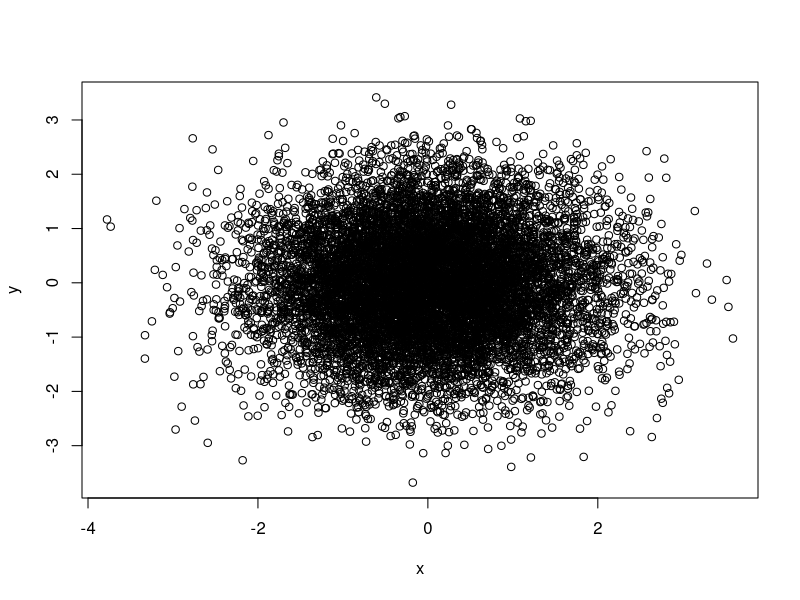
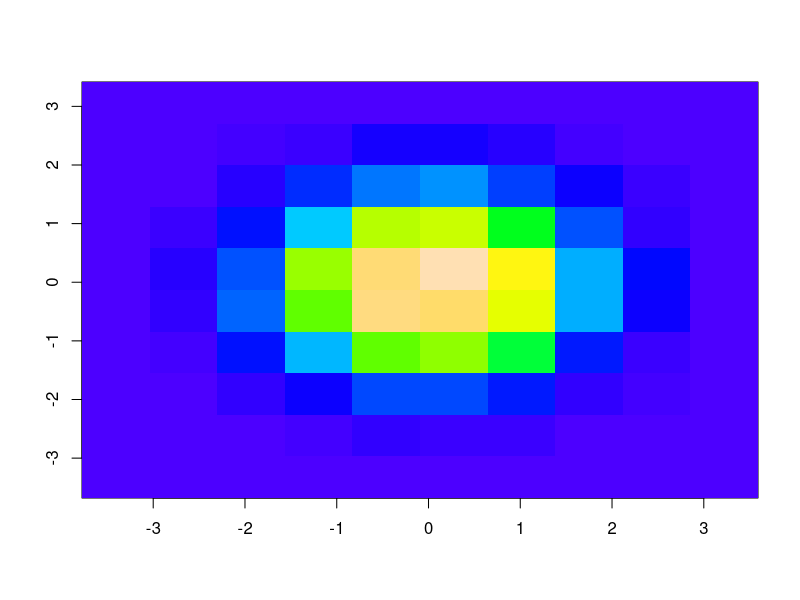
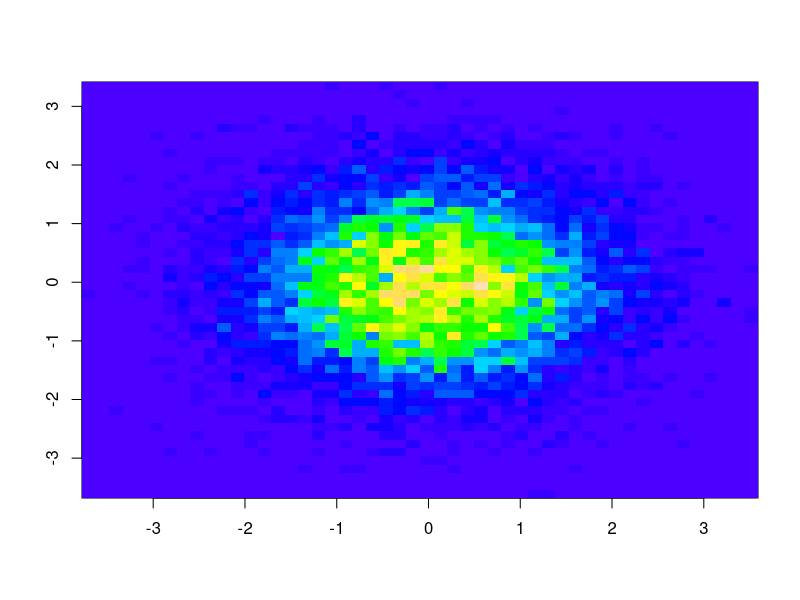
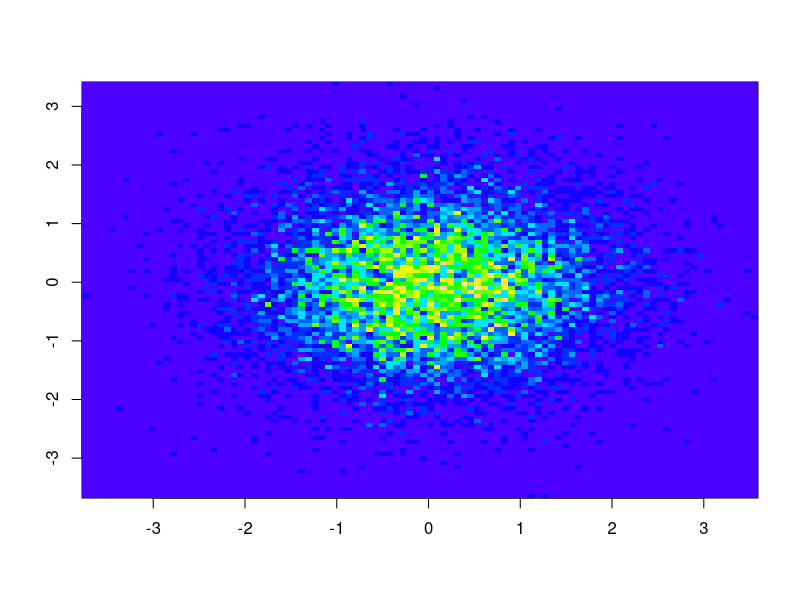
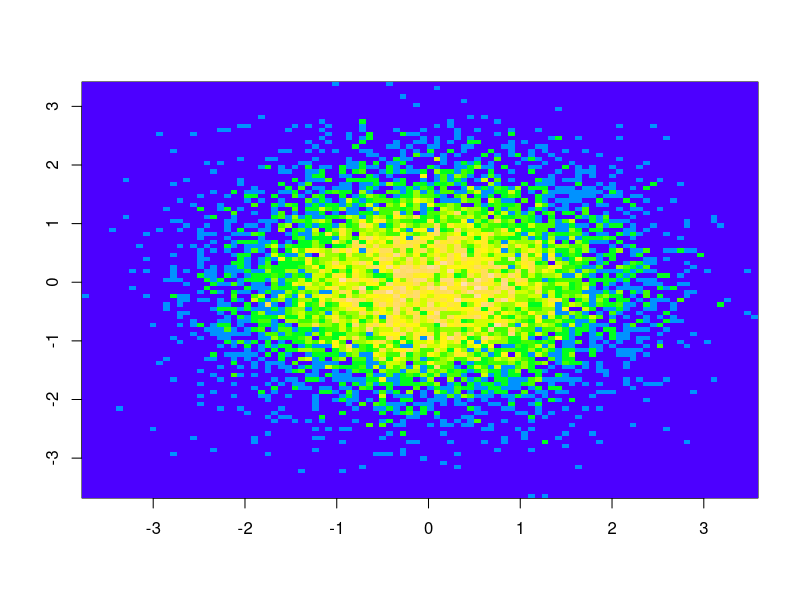
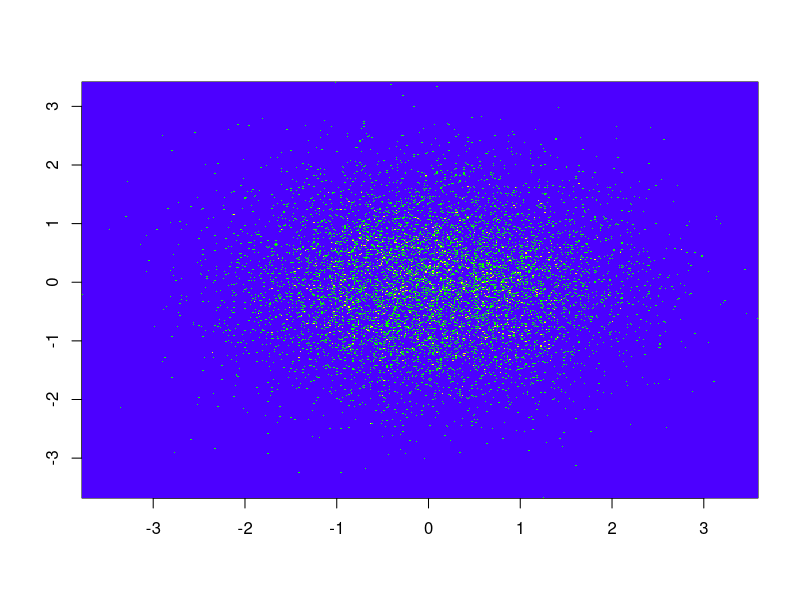
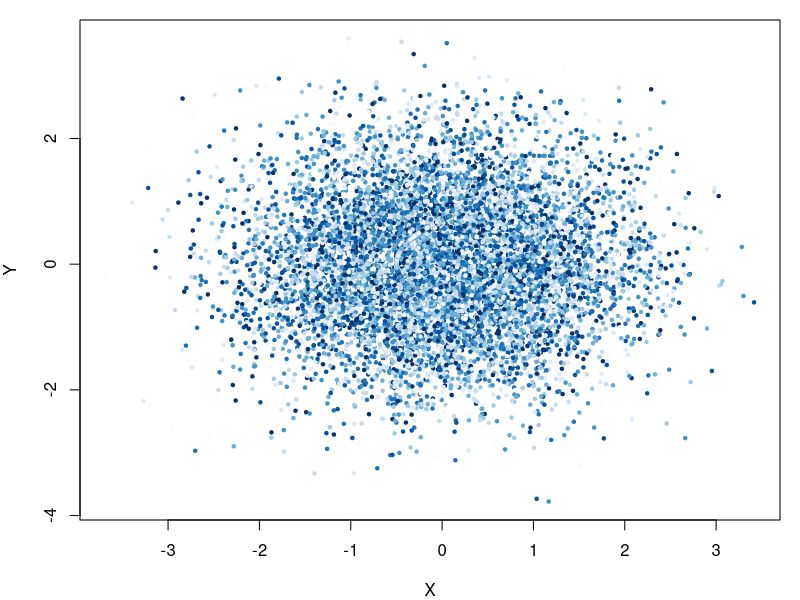

Write R code to recreate these figures, in order. (Note: this script raises an error after producing the figures.)
binplot <- function(x,y,nr=20,nc=20, scale="raw") {
  zx = c(1:nr,rep(1,nc),1+trunc( nr*(x- min(x))/(max(x)-min(x)) ))
  zx[zx>nr] = nr
  zy = c(rep(1,nr),1:nc,1+trunc( nc*(y- min(y))/(max(y)-min(y)) ))
  zy[zy>nc] = nc
  z = table(zx,zy); z[,1]=z[,1]-1; z[1,]=z[1,]-1;
  if (scale=="l") z= log(1+z)
  else if (scale =="r") z=2*z
  else if (scale == "t") z = z^2
  image(z=t(z),x=seq(length=nr+1,from=min(x),to=max(x)),
        y= seq(length=nc+1,from=min(y),to=max(y)),
        xlab="",ylab="", col=topo.colors(100))
}
# Run this code line by line
x = rnorm(10000) ; y = rnorm(10000)
plot(x,y)
binplot(x,y,10,10)
binplot(x,y,50,50)
binplot(x,y,100,100)
binplot(x,y,100,100,'l')
binplot(x,y,500,500,'l')
ux = rnorm(5000)/3;ux
uy = ux^2 -0.5;uy
par(mar=c(4,4,1,1)) ## set the margin sizes in the following order:bottom, left, top and right
plot(x=c(y,uy), y=c(x,ux),pch=20, col=blues9, xlab="X", ylab="Y",cex=0.7) #pch controls the shape of points
ues9binplot(x=c(y,uy)+20,y=c(x,ux),100,100)
binplot(c(y,uy)+20,c(x,ux),100,100,"l")

